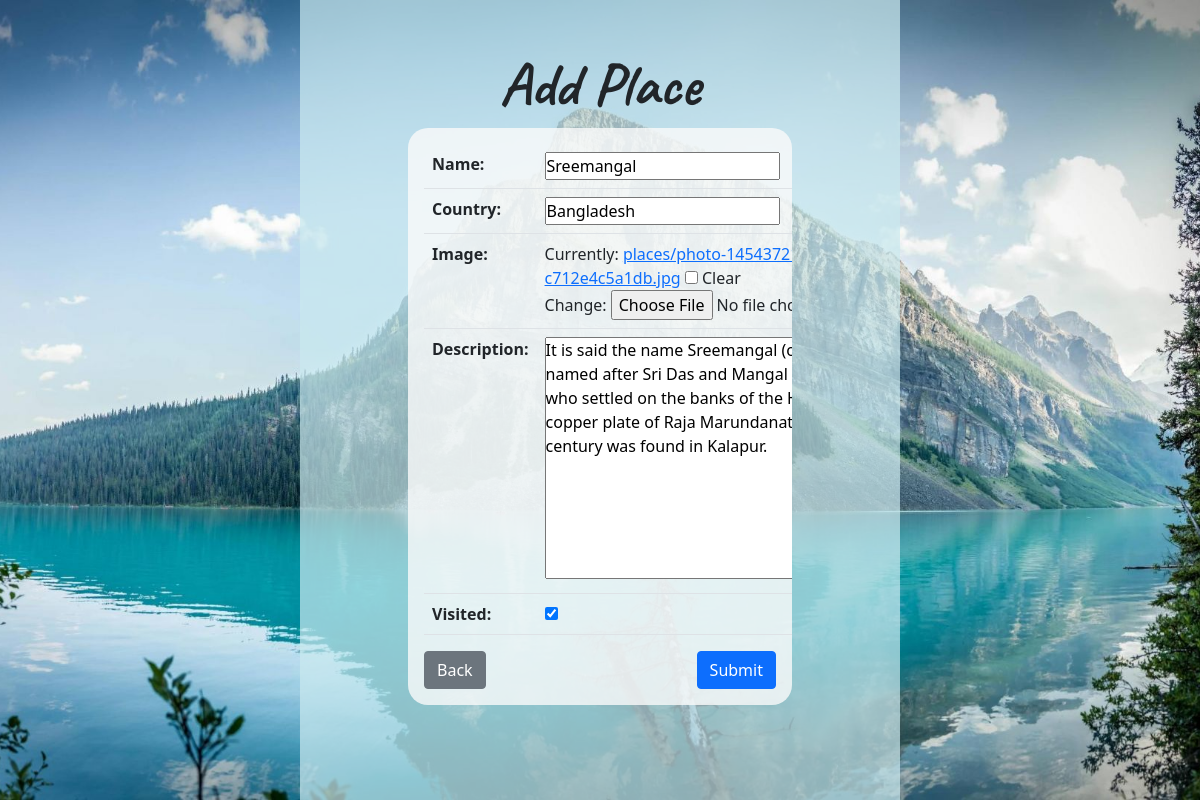
The app's page /update/3/ (signed in) with its own data.
### main/models.py (models this page shows, shortened)
class Place(models.Model):
    user = models.ForeignKey(User, on_delete=models.CASCADE, null=True, blank=True)
    name = models.CharField(max_length=255)
    country = models.CharField(max_length=255)
    image = models.ImageField(
        upload_to='places/',
        null=True,
        blank=True )
    description = models.TextField(null=True, blank=True)
    date = models.DateTimeField(auto_now_add=True)
    visited = models.BooleanField(default=False)
    class Meta:
        ordering = ['visited']

### main/views.py (the view)
# urls.py: path('update/<int:pk>/', PlaceUpdate.as_view(), name='update'),
class PlaceUpdate(LoginRequiredMixin, UpdateView):
    model = Place
    context_object_name = 'details'
    fields = ['name', 'country', 'image', 'description', 'visited']
    success_url = reverse_lazy('places')

### main/templates/main/place_form.html (shortened to what this page needs)
{% extends 'main/body.html' %}
{% block content %}
<form action="" method="POST" enctype="multipart/form-data">
    <div class="parent-div mt-5 d-flex align-items-center justify-content-center" style="min-height: 80vh; border-radius: 20px;">
        <div class="col-lg-8">
            <h3 class="title">Add Place</h3>
            <div class="table-responsive p-3" style="background-color: rgba(250, 250, 250, 0.801); border-radius: 20px;">
                <table class="table">
                    {{form.as_table}}
                </table>
                <div class="row">
                    <div class="col-6">
                        {% if details %}
                        <a class="btn btn-secondary" href="{% url 'details' details.id %}">Back</a>
                        {% else %}
                        <a class="btn btn-secondary" href="{% url 'places' %}">Back</a>
                        {% endif %}
                    </div>
                    <div class="col-6 text-end">
                        <button class="btn btn-primary" type="submit">Submit</button>
                    </div>
                </div>
            </div>
        </div>
    </div>
</form>
{% endblock content %}

### static/css/style.css (style rules this page uses)
* { margin:0; padding: 0; box-sizing: border-box; }
body, .list-row { min-height: 100vh; }
.title { text-align: center; font-weight: 800; font-family: 'Caveat', cursive; font-size: 60px; }

### records on screen
Place: name "Sreemangal", country "Bangladesh", description "It is said the name Sreemangal (or Srimangal) is named after Sri Das and Mangal Das; two brothers who settled on the banks of the Hail Haor.[2] A copper plate of Raja Marundanath from the 11th century was found in Kalapur.", visited "☑"
